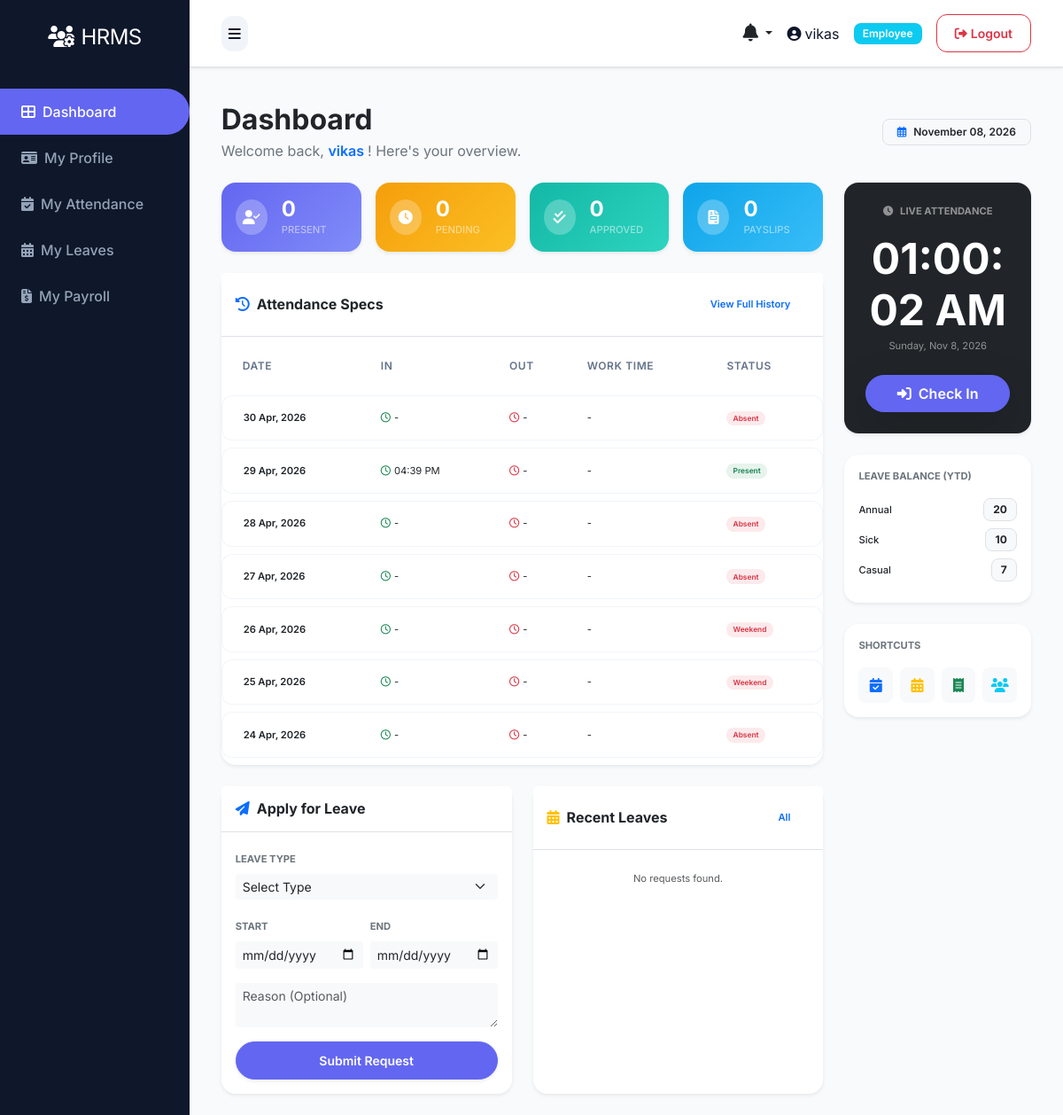
Before: /user/dashboard (signed in) with the older database file.
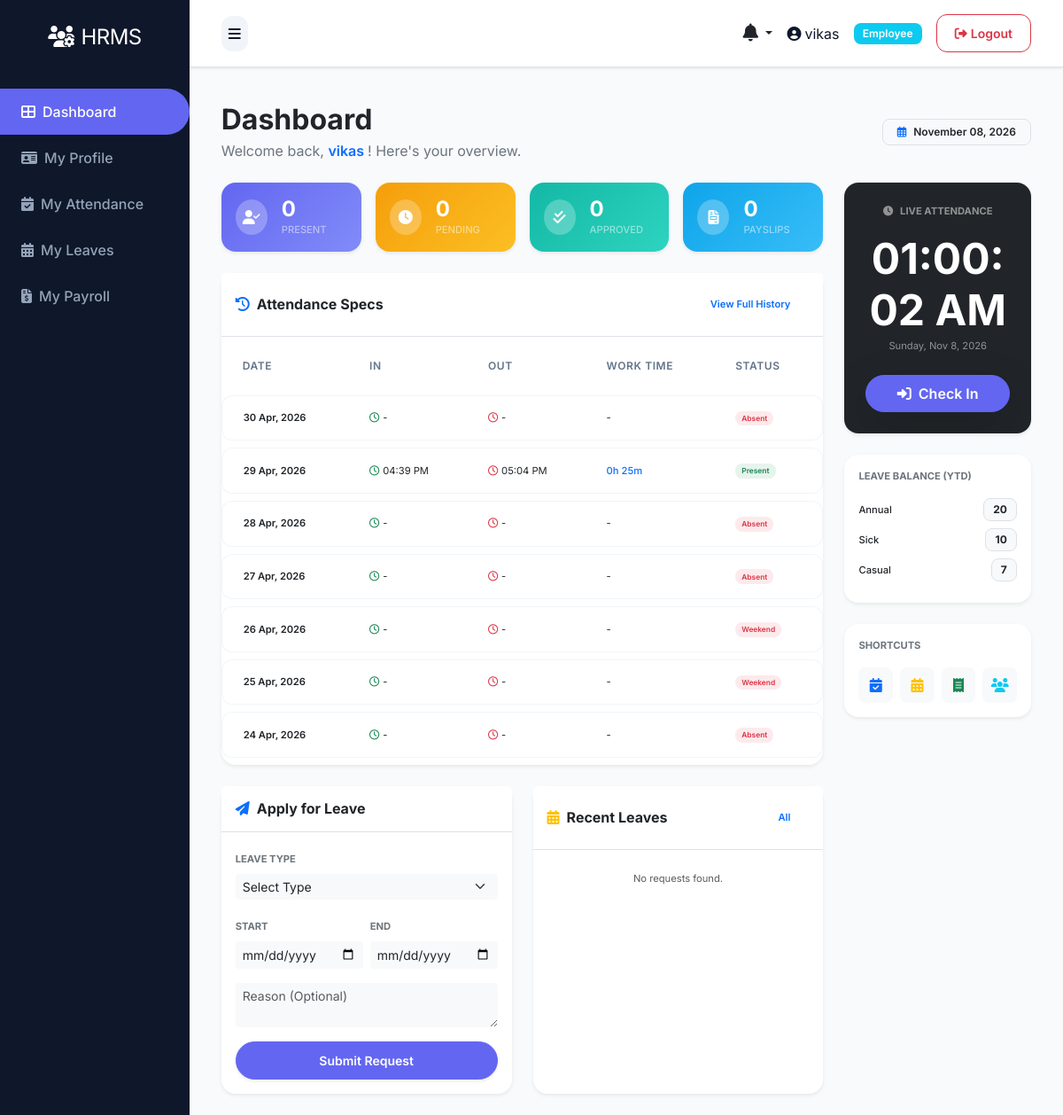
After: the same page with the newer database file.
### models.py (models this page shows)
class Attendance(db.Model):
    __tablename__ = 'attendances'
    id = db.Column(db.Integer, primary_key=True)
    employee_id = db.Column(db.Integer, db.ForeignKey('employees.id'), nullable=False)
    date = db.Column(db.Date, nullable=False)
    time_in = db.Column(db.Time)
    time_out = db.Column(db.Time)
    status = db.Column(db.String(20))  # present, absent, holiday, weekend
    description = db.Column(db.Text)  # For holiday name or other notes
    created_at = db.Column(db.DateTime, default=datetime.utcnow)
    updated_at = db.Column(db.DateTime, default=datetime.utcnow, onupdate=datetime.utcnow)

### routes/user.py (the view, shortened to what this page needs)
@bp.route('/dashboard')
@login_required
def dashboard():
    user = current_user
    employee = None
    attendances = []
    leaves = []
    payrolls = []
    today_attendance = None
    try:
        employee = Employee.query.filter_by(email=user.email).first()
    except Exception:
        employee = None
    if employee:
        attendances = Attendance.query.filter_by(employee_id=employee.id).order_by(Attendance.date.desc()).limit(7).all()
        leaves = Leave.query.filter_by(employee_id=employee.id).order_by(Leave.created_at.desc()).limit(5).all()
        payrolls = Payroll.query.filter_by(employee_id=employee.id).order_by(Payroll.year.desc(), Payroll.month.desc()).limit(6).all()
        today = datetime.now().date()
        today_attendance = Attendance.query.filter_by(employee_id=employee.id, date=today).first()
        try:
            current_year = datetime.now().year
            policy = {
                'annual': 20,
                'sick': 10,
                'casual': 7
            }
            used = {'annual': 0, 'sick': 0, 'casual': 0}
            approved_leaves = Leave.query.filter_by(employee_id=employee.id, status='approved').filter(Leave.start_date >= datetime(current_year, 1, 1).date()).all()
            for al in approved_leaves:
                days = (al.end_date - al.start_date).days + 1
                key = (al.leave_type or '').lower()
                if key in used:
                    used[key] += days
            leave_balance = {k: max(0, policy.get(k, 0) - used.get(k, 0)) for k in policy}
        except Exception:
            leave_balance = {'annual': 0, 'sick': 0, 'casual': 0}
        try:
            today = datetime.now().date()
            first_of_month = today.replace(day=1)
            present_days_month = Attendance.query.filter(Attendance.employee_id == employee.id, Attendance.date >= first_of_month).count()
            pending_leaves = Leave.query.filter_by(employee_id=employee.id, status='pending').count()
            approved_leaves_ytd = Leave.query.filter(Leave.employee_id == employee.id, Leave.status == 'approved').filter(Leave.start_date >= datetime(current_year, 1, 1).date()).count()
            payrolls_this_year = Payroll.query.filter_by(employee_id=employee.id, year=current_year).count()
            missed_attendances = Attendance.query.filter(
                Attendance.employee_id == employee.id,
                Attendance.date >= first_of_month,
                Attendance.date < today,
                Attendance.status == 'absent'
            ).order_by(Attendance.date.desc()).all()
        except Exception:
            present_days_month = 0
            pending_leaves = 0
            approved_leaves_ytd = 0
            payrolls_this_year = 0
            missed_attendances = []
    return render_template('admin/user/dashboard.html', user=user, employee=employee, attendances=attendances, leaves=leaves, payrolls=payrolls, leave_balance=leave_balance, present_days_month=present_days_month, pending_leaves=pending_leaves, approved_leaves_ytd=approved_leaves_ytd, payrolls_this_year=payrolls_this_year, today_attendance=today_attendance, missed_attendances=missed_attendances)

### app.py (called while the page is built)
@app.context_processor
def inject_now():
    return {'datetime': datetime}

@login_manager.user_loader
def load_user(user_id):
    try:
        return db.session.get(User, int(user_id))
    except Exception as e:
        app.logger.error(f'Error loading user {user_id}: {str(e)}')
        return None

@app.context_processor
def inject_user():
    pending_leaves = 0
    unread_notifications_count = 0
    recent_notifications = []
    try:
        if current_user.is_authenticated:
            if getattr(current_user, 'role', None) and current_user.role.name in ['superadmin', 'hr']:
                from models import Leave
                pending_leaves = Leave.query.filter_by(status='pending').count()
            unread_notifications_count = Notification.query.filter_by(user_id=current_user.id, is_read=False).count()
            recent_notifications = Notification.query.filter_by(user_id=current_user.id).order_by(Notification.created_at.desc()).limit(5).all()
    except Exception:
        pass
    return dict(current_user=current_user, pending_leaves=pending_leaves, unread_notifications_count=unread_notifications_count, recent_notifications=recent_notifications)

### templates/admin/user/dashboard.html (shortened to what the changed rows need)
{% extends 'base.html' %}
{% block content %}
<div class="container-fluid animate-fade-in">
    <div class="row mb-4 align-items-center">
        <div class="col-md-8">
            <h2 class="fw-bold text-dark mb-1">Dashboard</h2>
        </div>
    </div>
    <div class="row g-4">
        <div class="col-lg-9">
                {% set stats = [
                    {'label': 'Present', 'val': present_days_month, 'icon': 'fa-user-check', 'grad': 'primary'},
                    {'label': 'Pending', 'val': pending_leaves, 'icon': 'fa-clock', 'grad': 'warning'},
                    {'label': 'Approved', 'val': approved_leaves_ytd, 'icon': 'fa-check-double', 'grad': 'success'},
                    {'label': 'Payslips', 'val': payrolls_this_year, 'icon': 'fa-file-invoice', 'grad': 'info'}
                ] %}
            <div class="card mb-4 border-0 shadow-sm">
                <div class="card-body p-0 border-top">
                    <div class="table-responsive">
                        <table class="table table-hover mb-0 x-small">
                            <thead class="bg-light">
                                <tr>
                                    <th class="ps-4">Date</th>
                                    <th>In</th>
                                    <th>Out</th>
                                    <th>Work Time</th>
                                    <th>Status</th>
                                </tr>
                            </thead>
                            <tbody>
                                {% if attendances %}
                                    {% for a in attendances %}
                                    <tr>
                                        <td class="ps-4 fw-semibold text-dark">{{ a.date.strftime('%d %b, %Y') }}</td>
                                        <td><i class="far fa-clock text-success me-1"></i>{{ a.time_in.strftime('%I:%M %p') if a.time_in else '-' }}</td>
                                        <td><i class="far fa-clock text-danger me-1"></i>{{ a.time_out.strftime('%I:%M %p') if a.time_out else '-' }}</td>
                                        <td>
                                            {% if a.time_in and a.time_out %}
                                                {% set duration = (a.time_out.hour * 60 + a.time_out.minute) - (a.time_in.hour * 60 + a.time_in.minute) %}
                                                <span class="text-primary fw-medium">{{ (duration // 60) }}h {{ (duration % 60) }}m</span>
                                            {% else %}-{% endif %}
                                        </td>
                                        <td>
                                            <span class="badge bg-{{ 'success' if a.status=='present' else 'danger' }} bg-opacity-10 text-{{ 'success' if a.status=='present' else 'danger' }}">
                                                {{ a.status|title }}
                                            </span>
                                        </td>
                                    </tr>
                                    {% endfor %}
                                {% else %}
                                    <tr><td colspan="5" class="text-center py-5 text-secondary">No attendance records found.</td></tr>
                                {% endif %}
                            </tbody>
                        </table>
                    </div>
                </div>
            </div>
        </div>
        <div class="col-lg-3">
            <div class="card mb-4 border-0 shadow-sm bg-dark text-white overflow-hidden">
                <div class="card-body p-4 text-center">
                    <h1 id="current-time" class="fw-bold mb-1 display-5">--:--:--</h1>
                </div>
            </div>
                        {% set navs = [
                            {'url': 'user.attendance_list', 'icon': 'fa-calendar-check', 'c': 'primary'},
                            {'url': 'user.leaves_list', 'icon': 'fa-calendar-alt', 'c': 'warning'},
                            {'url': 'user.payrolls_list', 'icon': 'fa-receipt', 'c': 'success'},
                            {'url': 'user.directory', 'icon': 'fa-users', 'c': 'info'}
                        ] %}
        </div>
    </div>
</div>
{% endblock %}

Changed rows visible on the page:
changed Attendance "29 Apr, 2026": time_out "-" → "05:04 PM"; value (not shown) → "0"; value (not shown) → "25"; time_out "-" → "h m"
